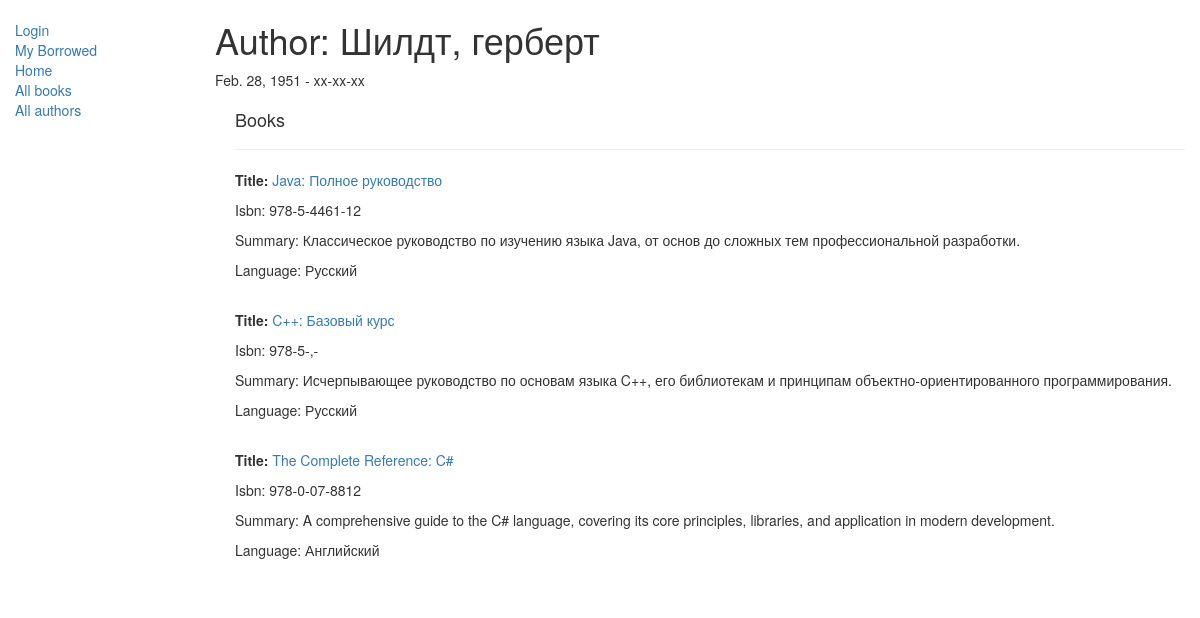
/catalog/author/3, run on the app's committed database.
### catalog/models.py (models this page shows, shortened)
class Author(models.Model):
    first_name = models.CharField(max_length=100)
    last_name = models.CharField(max_length=100)
    date_of_birth = models.DateField(null=True, blank=True)
    date_of_death = models.DateField('Died', null=True, blank=True)
    def __str__(self):
        return '%s, %s' % (self.last_name, self.first_name)
    class Meta:
        ordering = ['last_name', 'first_name']

class Book(models.Model):
    title = models.CharField(max_length=200)
    author = models.ForeignKey('Author', on_delete=models.SET_NULL, null=True)
    summary = models.TextField(max_length=1000, help_text="Enter a brief description of the book")
    isbn = models.CharField('ISBN',max_length=13, help_text='13 Character <a href="https://www.isbn-international.org/content/what-isbn">ISBN number</a>')
    genre = models.ManyToManyField(Genre, help_text="Select a genre for this book")
    language = models.ForeignKey('Language', on_delete=models.SET_NULL, null=True)
    def display_genre(self):
        return ', '.join([ genre.name for genre in self.genre.all()[:3] ])
    display_genre.short_description = 'Genre'

class Language(models.Model):
    name = models.CharField(max_length=200, help_text="Enter a book languages")
    def __str__(self):
        return self.name

### catalog/views.py (the view)
# urls.py: re_path(r'^author/(?P<pk>\d+)$', views.AuthorDetailView.as_view(), name='author-detail'),
class AuthorDetailView(generic.DetailView):
    model = Author

### catalog/templates/catalog/author_detail.html (shortened to what this page needs)
{% extends "base_generic.html" %}
{% block content %}
  <h1>Author: {{ author }}</h1>
  <p>{%if author.date_of_birth%} {{ author.date_of_birth }} {%else%}xx-xx-xx{%endif%} - {%if author.date_of_death%}{{ author.date_of_death }}{%else%}xx-xx-xx{%endif%}</p>
  <div style="margin-left:20px;margin-top:20px">
    <h4>Books</h4>
    <hr>
    {% for book in author.book_set.all %}
    <p><strong>Title:</strong> <a href="{% url 'book-detail' book.pk %}">{{book.title}}</a></p>
    <p>Isbn: {{book.isbn}}</p>
    <p>Summary: {{book.summary}}</p>
    <p>Language: {{book.language}}</p>
    <br>
    {% endfor %}
  </div>
{% endblock %}

### data on the page
Author: last_name+first_name "Шилдт, герберт", date_of_birth "Feb. 28, 1951"
Book: title "Java: Полное руководство", isbn "978-5-4461-12", summary "Классическое руководство по изучению языка Java, от основ до сложных тем профессиональной разработки.", language "Русский"
Book: title "C++: Базовый курс", isbn "978-5-,-", summary "Исчерпывающее руководство по основам языка C++, его библиотекам и принципам объектно-ориентированного программирования.", language "Русский"
Book: title "The Complete Reference: C#", isbn "978-0-07-8812", summary "A comprehensive guide to the C# language, covering its core principles, libraries, and application in modern development.", language "Английский"
